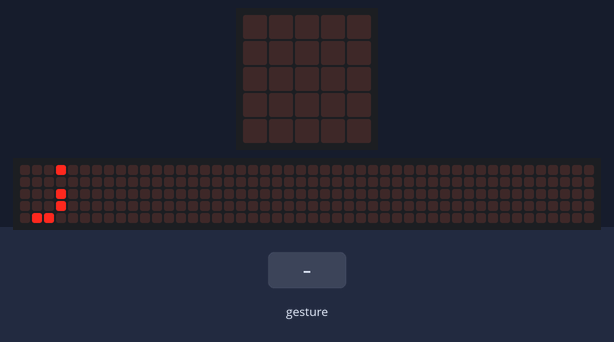
Bench run of a program on a simulated BBC micro:bit (MakeCode). On the bench: the board's 5×5 LED display, a strip that is not on the board, showing the scrolling text unrolled. The test bench sets the inputs (shaded band). Random numbers come from a fixed seed; a tilt is held for 1.5 s and a shake lasts 1 s, then the board lies face up again; the 48×5 strip is a reading aid, not a part: it shows the text the display is scrolling, unrolled, one strip-width of it at a time.

Above: at 8.6 s.
10.3 s: gesture 'shake'
At 10.57 s:
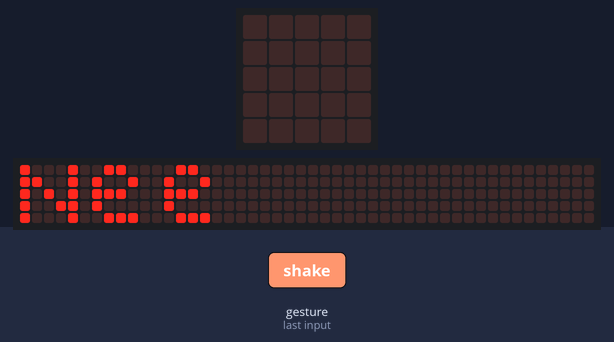
At 11.02 s:
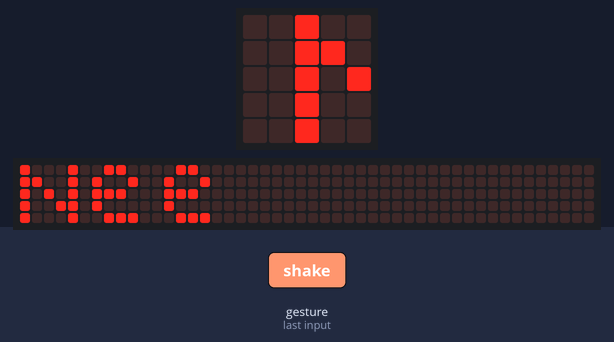
12.4 s: gesture 'shake'
At 22.87 s:
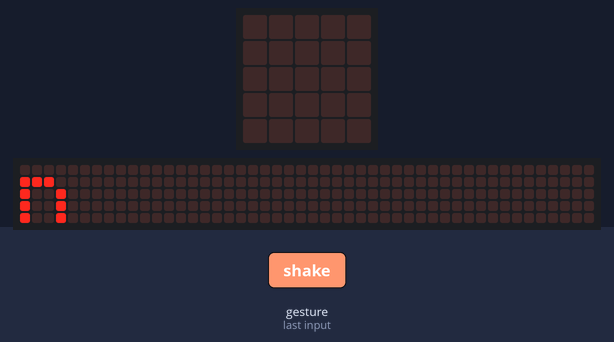

Measured:
- after the input at 10.3 s, the display: changes after 0.20 s (image 1)
- what the display in image 0 shows lasts 0.4 s, from 8.6 s to 9.0 s

The program:

main.ts
```typescript
input.onGesture(Gesture.Shake, function () {
    antwoord = randint(0, 2)
    if (antwoord == 0) {
        basic.showString("Nee")
    }
    if (antwoord == 1) {
        basic.showString("Ja")
    }
    if (antwoord == 2) {
        basic.showString("misschien")
    }
})
let antwoord = 0
basic.showString("schud mij")
```

test.ts
```typescript
// tests gaan hier; deze zal niet worden gecompileerd wanneer dit pakket wordt gebruikt als extensie.
```
